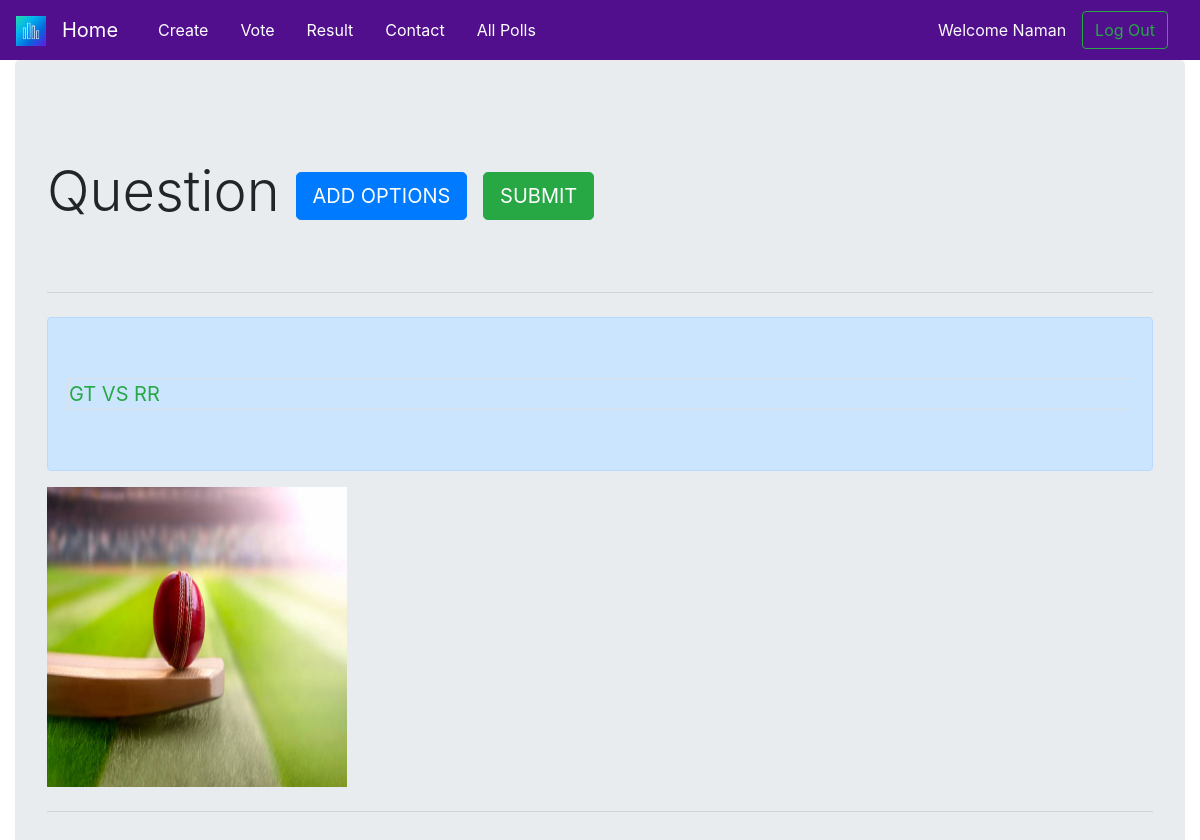
The page /add_options (signed in) on the database its author committed.
### PollApp/models.py (models this page shows, shortened)
class PollQuestion(models.Model):
    created_by = models.ForeignKey(User, on_delete=models.CASCADE)
    poll_name = models.CharField(max_length=122)
    que_text = models.TextField()
    que_image = models.ImageField(blank=True,null=True)
    created_at=models.DateTimeField(auto_now_add=True)
    updated_at=models.DateTimeField(auto_now=True)
    anonymous = models.BooleanField(default=True)
    noofchoices = models.BigIntegerField(default=0)
    visiblity = models.BooleanField(default=True)

### PollApp/views.py (the view)
# urls.py: path('add_options',add_option,name="add_option"),
def add_option(request):
    poll_id = request.session['pollid']
    que = PollQuestion.objects.filter(pk=poll_id)[:1].get()
    choices = Choice.objects.filter(poll_question=que)
    if request.method=="POST":
        poll_option = request.POST.get('poll_option')
        poll_image = request.FILES.get('poll_image')
        if poll_image == None and poll_option == '' :
            messages.warning(request,"BOTH FIELDS EMPTY NOT ALLOWED")
        else :
            obj = Choice(poll_question=que,choice_text=poll_option,choice_image=poll_image)
            PollQuestion.objects.filter(id=que.id).update(noofchoices=que.noofchoices+1)
            messages.success(request,"Poll Choice Made")
            obj.save()
    else :
        pass
    return render(request,'options.html',{"que":que,"choices":choices})

### templates/options.html (shortened to what this page needs)
{% extends 'base.html' %}
{% block Content %}
<div class="jumbotron">
    <h1 class="display-4">Question
        <button type="button" class="btn btn-primary btn-lg btn-hover mx-auto my-5" data-toggle="modal" data-target="#exampleModal">
            ADD OPTIONS
        </button>
        <a href="created/" class="btn btn-primary btn-lg btn-success my-5 mx-auto">
            SUBMIT
        </a>
    </h1>
    <hr class="my-4">
    <div class="alert alert-primary" role="alert">
    <p class="lead border text-success my-5">
        <strong>
            {{ que.que_text }} </p>
    </div>
    {% if que.que_image %}
    <img src="{{ que.que_image.url }}" style="width: 300px;height: 300px;" alt="loading">
    {% endif %}
    <hr class="my-4">
</div>
{% endblock Content %}

### templates/base.html (shortened to what this page needs)
{% include 'header.html' %}
</head>
<body>
    <nav class="navbar navbar-expand-lg navbar-dark text-light" style="background-color: rgb(81, 15, 142);min-height:60px;">
    <a class="navbar-brand" href="{% url 'home' %}" >
      <img width="30" height="30" alt="">
    </a>
        <a class="navbar-brand" href="{% url 'home' %}">Home</a>
        <div class="collapse navbar-collapse" id="navbarSupportedContent">
          <ul class="navbar-nav mr-auto mx-2">
            <li class="nav-item active mx-2">
              <a class="nav-link" href="{% url 'create_poll' %}">Create<span class="sr-only">(current)</span></a>
            </li>
            <li class="nav-item active mx-2">
                <a class="nav-link" href="{% url 'vote_ask_id' %}">Vote</a>
            </li>
            <li class="nav-item active mx-2">
              <a class="nav-link" href="{% url 'results' %}">Result</a>
            </li>
            <li class="nav-item active mx-2">
              <a class="nav-link" href="{% url 'home' %}">Contact</a>
            </li>
            <li class="nav-item active mx-2">
              <a class="nav-link" href="{% url 'all_Polls' %}">All Polls</a>
            </li>
          </ul>
          {% if user.is_authenticated %}
          Welcome {{ user.username }}
          <a href="{% url 'signout' %}" class="btn btn-outline-success mx-3">Log Out</a>
          {% else %}
          <a href="{% url 'signin' %}" class="btn btn-outline-success mx-3">Login</a>
          <a href="{% url 'signup' %}" class="btn btn-outline-success mx-3">Register</a>
          {% endif %}
        </div>
      </nav>
<div class="container-fluid">
    {% block Content %}
    {% endblock Content %}
</div>
{% include 'footer.html' %}

### rows shown on the page
PollQuestion: que_text "GT VS RR", que_image (picture)

### other values the page prints
{{ user.username }} "Naman"
